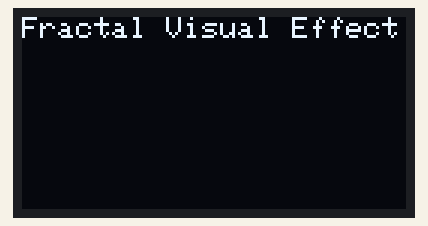
This sketch was run on a simulated ESP8266 (NodeMCU). Parts: 128×64 one-colour display. Random numbers use the default seed unless the sketch sets one.

Above: at 0.1 s.
At 1.24 s:
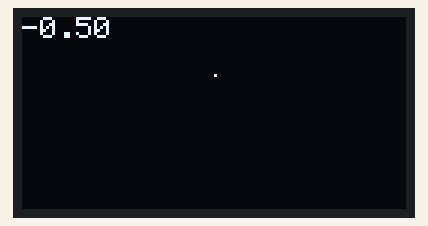
At 10.64 s:
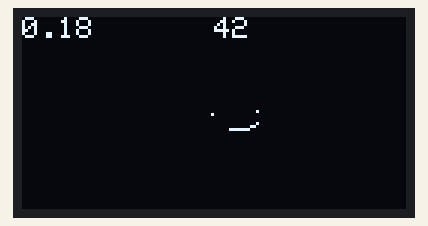
At 20.05 s:
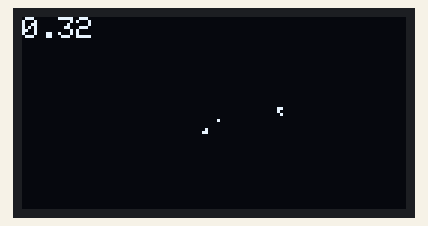
At 29.77 s:
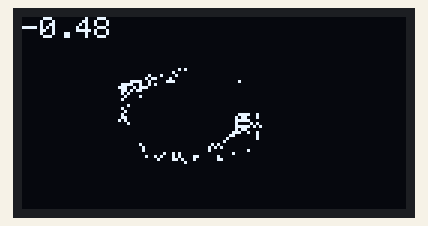
At 39.79 s:
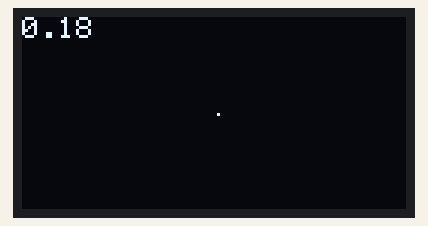

The sketch:

wavelet3.ino
```cpp
// Include the Adafruit SSD1306 library
#include <Adafruit_SSD1306.h>
#include <math.h>


// Define the OLED display width and height
#define SCREEN_WIDTH 128
#define SCREEN_HEIGHT 64

// Create an OLED display object
//Adafruit_SSD1306 display(SCREEN_WIDTH, SCREEN_HEIGHT, &Wire, -1);

// Declaration for SSD1306 display connected using software SPI (default case):
/*
#define OLED_MOSI   D7
#define OLED_CLK    D5
#define OLED_DC     D2
#define OLED_CS     D8
#define OLED_RESET  D3
Adafruit_SSD1306 display(SCREEN_WIDTH, SCREEN_HEIGHT,
  OLED_MOSI, OLED_CLK, OLED_DC, OLED_RESET, OLED_CS);
*/
///*
// Comment out above, uncomment this block to use hardware SPI
#define OLED_DC     D2
#define OLED_CS     D8
#define OLED_RESET  D3
Adafruit_SSD1306 display(SCREEN_WIDTH, SCREEN_HEIGHT,
  &SPI, OLED_DC, OLED_RESET, OLED_CS);

// define the fractal parameters
#define N 4 // order of Daubechies wavelet
#define D 1.3 // fractal dimension
#define M 400 // number of iterations
float S = 0.1; // scaling factor

// define the seed points
float xseed0 = 128;
float yseed0 = 64;

uint32_t lastUpdate = 0 ;
uint32_t calc_time = 0; // time spent for drawing
#define UPDATE_RATE 50 //100ms update rate to not waste cycles on each pixel

// define the wavelet coefficients
float w_h[N] = {0.1629, 0.5055, 0.4461, -0.0198};
//float w_h[N] = {0.6830127, 1.1830127, 0.3169873, -0.1830127}; // from wikipedia
float w_g[N] = {-0.0075, 0.0233, 0.0218, -0.1323};

float fmap(float x, float in_min, float in_max, float out_min, float out_max) {
  return (x - in_min) * (out_max - out_min) / (in_max - in_min) + out_min;
}

// define a function to draw a fractal on the display
void fractal_effect(int x, int y, int w, int h, uint16_t color) {
  // initialize the x and y coordinates of the seed points
  float xprim = random(xseed0)/xseed0;
  float yprim = random(yseed0)/yseed0;

//  float xprim = 0.0;
//  float yprim = 0.0;


  // iterate the wavelet transform M times
  for (int i = 0; i < M; i++) {
    // calculate the new x and y coordinates using the wavelet coefficients
//    float xnew = xprim;
//    float ynew = yprim;
    float xnew = 0;
    float ynew = 0;


    for (uint8_t j = 0; j < N; j++) {
      xnew += w_h[j] * cos(D * PI * j * xprim) - w_g[j] * sin(D * PI * j * yprim);
      ynew += w_h[j] * sin(D * PI * j * xprim) + w_g[j] * cos(D * PI * j * yprim);
    }
    // scale the coordinates by the factor S
//    xprim = xnew;
//    yprim = ynew;

    xnew *= S;
    ynew *= S;
    // update the coordinates
    xprim = xnew;
    yprim = ynew;
    // map the coordinates to the display pixels
//    int px = fmap(xnew, -1, 1, x, x + w);
//    int py = fmap(ynew, -1, 1, y, y + h);
//    int px = map((xnew+abs(S))*128, 0, 128, x, x + w);
//    int py = map((ynew+abs(S))*64, 0, 64, y, y + h);
    int px = map(xnew*128, -128, 128, x, x + w);
    int py = map(ynew*64, -64, 64, y, y + h);


//  display.setCursor(0, 0);
//  display.println(xprim);

    // draw a pixel on the display
    display.drawPixel(px, py, color);
   // update rate check
    if (millis() - lastUpdate >= UPDATE_RATE) {
      // Update the last update time
      display.display();
      lastUpdate = millis();

    }
  }

}
// Define the setup function
void setup() {
  // Initialize the serial communication
  Serial.begin(115200);
  // Initialize the OLED display
  display.begin(SSD1306_SWITCHCAPVCC, 0x3C);
  // Clear the display buffer
  display.clearDisplay();
  // Set the text size and color
  display.setTextSize(1);
  display.setTextColor(WHITE);
  // Display a message on the screen
  display.setCursor(0, 0);
  display.println("Fractal Visual Effect");
  display.display();
  // Wait for 2 seconds
  delay(1000);
  // Clear the display buffer
  display.clearDisplay();
}

// Define the loop function
void loop() {
  S = -0.5;
  for (int S_factor = 0; S_factor < 60; S_factor++) {
  display.clearDisplay();
  display.setCursor(0, 0);
  display.print(S);
  S = S + 0.02;
  calc_time = millis();
  fractal_effect(0, 0, 128, 64,WHITE);
  // Display the buffer

  display.setCursor(64, 0);
  uint32_t calc_time_result = millis()-calc_time;
  display.print(calc_time_result);
  display.display();

//  delay(50);
  }

  S = +0.5;
  for (int S_factor = 0; S_factor < 60; S_factor++) {
  display.clearDisplay();
  display.setCursor(0, 0);
  display.print(S);
  S = S - 0.02;
  calc_time = millis();
  fractal_effect(0, 0, 128, 64,WHITE);
  // Display the buffer

  display.setCursor(64, 0);
  uint32_t calc_time_result = millis()-calc_time;
  display.print(calc_time_result);
  display.display();
  //delay(50);
  }

//  delay(100);
//  display.clearDisplay();
//  display.setCursor(0, 0);
//  display.println("loop");
//  display.display();
//  delay(200);
  // Do nothing
}
```
